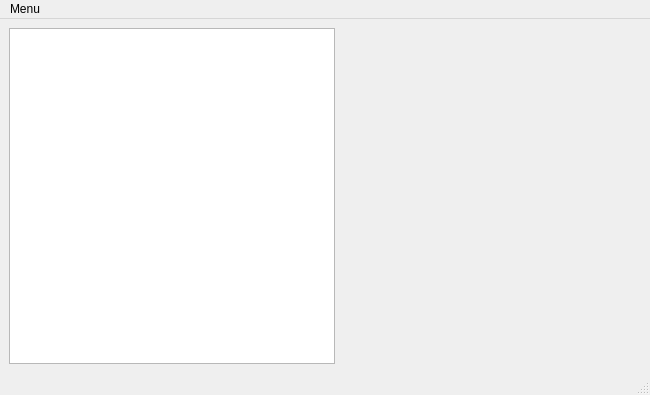
<?xml version="1.0" encoding="UTF-8"?>
<ui version="4.0">
 <class>MainWindow</class>
 <widget class="QMainWindow" name="MainWindow">
  <property name="geometry">
   <rect>
    <x>0</x>
    <y>0</y>
    <width>650</width>
    <height>395</height>
   </rect>
  </property>
  <property name="minimumSize">
   <size>
    <width>650</width>
    <height>395</height>
   </size>
  </property>
  <property name="windowTitle">
   <string>MainWindow</string>
  </property>
  <widget class="QWidget" name="central_widget">
   <layout class="QHBoxLayout" name="horizontalLayout" stretch="1,1">
    <item>
     <widget class="Charts" name="chart"/>
    </item>
    <item>
     <widget class="Menus" name="menus" native="true">
      <property name="minimumSize">
       <size>
        <width>300</width>
        <height>0</height>
       </size>
      </property>
      <property name="maximumSize">
       <size>
        <width>200</width>
        <height>16777215</height>
       </size>
      </property>
     </widget>
    </item>
   </layout>
  </widget>
  <widget class="QMenuBar" name="menubar">
   <property name="geometry">
    <rect>
     <x>0</x>
     <y>0</y>
     <width>650</width>
     <height>22</height>
    </rect>
   </property>
   <widget class="QMenu" name="menu">
    <property name="title">
     <string>Menu</string>
    </property>
    <addaction name="load_file_action"/>
   </widget>
   <addaction name="menu"/>
  </widget>
  <widget class="QStatusBar" name="statusbar"/>
  <action name="load_file_action">
   <property name="text">
    <string>Open File...</string>
   </property>
   <property name="toolTip">
    <string>Open File</string>
   </property>
  </action>
 </widget>
 <customwidgets>
  <customwidget>
   <class>Charts</class>
   <extends>QGraphicsView</extends>
   <header>charts.h</header>
  </customwidget>
  <customwidget>
   <class>Menus</class>
   <extends>QWidget</extends>
   <header>menus.h</header>
   <container>1</container>
  </customwidget>
 </customwidgets>
 <resources/>
 <connections/>
</ui>
